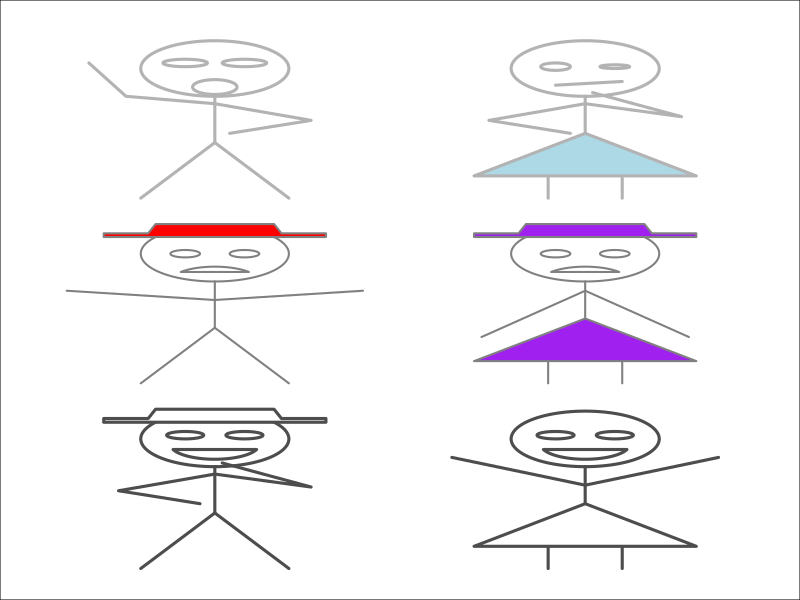
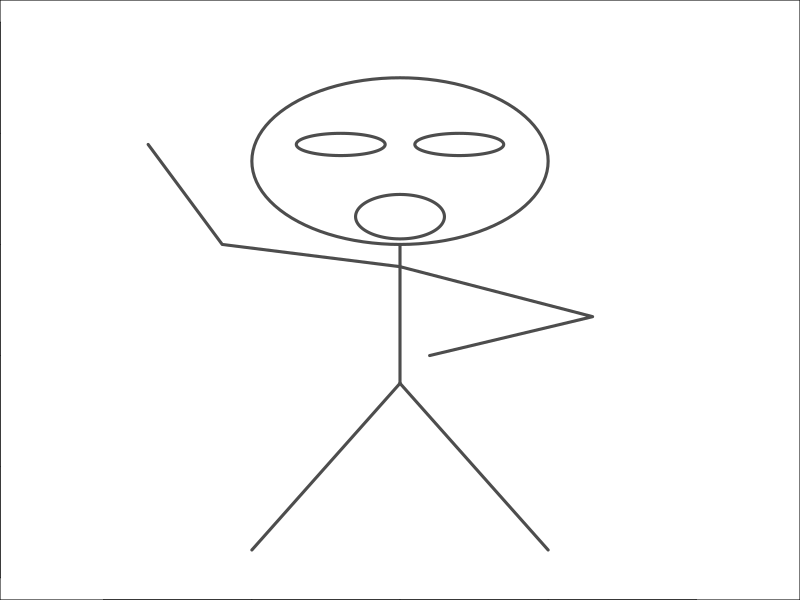

Generate these figures, in order, with R:
# Stick Man/Woman Generating Function

draw.stick <- function(x,y,scale=1,arms="down", 
                       gender="male",lwd=3, clcol="white",
                       face="happy", linecol=gray(.3),
                       hat=NA) {
  # clcol: color of clothes - any color
  # scale: fize of figure
  # x,y left bottom alignment of figure
  # linecol: color of lines - any color
  # lwd: line weight
  
  # Arms: "down", "nuetral", "up", "hip", "wave"
  # Gender: "male", "female"
  # Face: "happy", "sad", "annoyed", "surprised"
  # Hat: plot hat T,F
  
  
  # Set the figure scale, default it 1
  s <- scale/100
  
  # If is undefined then give the man a hat
  if (is.na(hat)) hat<-(gender=="male")
    
  require("plotrix")
  
  # Draw Head
  draw.ellipse(x+50*s,y+75*s,10*s,15*s,lwd=lwd, border=linecol)
  
  if (face=="happy") {
    # Draw eyes
    draw.ellipse(x+46*s,y+77*s,2.5*s,2*s,lwd=lwd, border=linecol)
    draw.ellipse(x+54*s,y+77*s,2.5*s,2*s,lwd=lwd, border=linecol)

    # Draw mouth
    draw.ellipse(x+50*s,y+72*s,6*s,8*s, segment = c(-160,-20),
                  lwd=lwd, border=linecol)
  }
  if (face=="sad")   {
    # Draw eyes
    draw.ellipse(x+46*s,y+75*s,2*s,2*s,lwd=lwd, border=linecol)
    draw.ellipse(x+54*s,y+75*s,2*s,2*s,lwd=lwd, border=linecol)
    
    # Draw mouth
    draw.ellipse(x+50*s,y+60*s,6*s,8*s, segment = c(140,40),
                 lwd=lwd, border=linecol)
  }
  
  if (face=="surprised")   {
    # Draw eyes
    draw.ellipse(x+46*s,y+78*s,3*s,2*s,lwd=lwd, border=linecol)
    draw.ellipse(x+54*s,y+78*s,3*s,2*s,lwd=lwd, border=linecol)
    
    # Draw irises
  #  draw.ellipse(x+46*s,y+78*s,1*s,1*s,lwd=lwd, border=linecol)
  #  draw.ellipse(x+54*s,y+78*s,1*s,1*s,lwd=lwd, border=linecol)
    
    # Draw mouth
    draw.ellipse(x+50*s,y+65*s,3*s,4*s,
                 lwd=lwd, border=linecol)
  }
  
  
  if (face=="annoyed")  {
    # Draw mouth
    lines(c(x+46*s,x+55*s), c(y+66*s,y+68*s),lwd=lwd, col=linecol)
    
    # Draw eyes
    draw.ellipse(x+46*s,y+76*s,2*s,2*s,lwd=lwd, border=linecol)
    draw.ellipse(x+54*s,y+76*s,2*s,1*s,lwd=lwd, border=linecol)
  }
  
  
  
  
  # Draw torso
  lines(c(x+50*s,x+50*s), c(y+35*s,y+60*s),lwd=lwd, col=linecol)
  
  # Draw arms
  if (arms=="down") {
    lines(c(x+50*s,x+36*s), c(y+55*s,y+30*s),lwd=lwd, col=linecol) # Left
    lines(c(x+50*s,x+64*s), c(y+55*s,y+30*s),lwd=lwd, col=linecol) # Right
  }  
  if (arms=="nuetral") {
    lines(c(x+50*s,x+30*s), c(y+50*s,y+55*s),lwd=lwd, col=linecol) # Left
    lines(c(x+50*s,x+70*s), c(y+50*s,y+55*s),lwd=lwd, col=linecol) # Right
  }
  if (arms=="up") {
    lines(c(x+50*s,x+32*s), c(y+50*s,y+65*s),lwd=lwd, col=linecol) # Left
    lines(c(x+50*s,x+68*s), c(y+50*s,y+65*s),lwd=lwd, col=linecol) # Right
  }
  if (arms=="hip") {
    lines(c(x+50*s,x+37*s,x+48*s), c(y+56*s,y+47*s,y+40*s),lwd=lwd, col=linecol) # Left
    lines(c(x+50*s,x+63*s,x+51*s), c(y+56*s,y+49*s,y+62*s),lwd=lwd, col=linecol) # Right
  }
  if (arms=="wave") {
    lines(c(x+50*s,x+38*s,x+33*s), c(y+56*s,y+60*s,y+78*s),lwd=lwd, col=linecol) # Left
    lines(c(x+50*s,x+63*s,x+52*s), c(y+56*s,y+47*s,y+40*s),lwd=lwd, col=linecol) # Right
  }
  
  # Draw male legs
  if (gender=="male") {
    lines(c(x+50*s,x+40*s), c(y+35*s,y+5*s),lwd=lwd, col=linecol)
    lines(c(x+50*s,x+60*s), c(y+35*s,y+5*s),lwd=lwd, col=linecol)
    
  }
  
  # Draw female legs and dress
  if (gender!="male") {
    # Draw legs
    lines(c(x+45*s,x+45*s), c(y+17*s,y+5*s),lwd=lwd, col=linecol)
    lines(c(x+55*s,x+55*s), c(y+17*s,y+5*s),lwd=lwd, col=linecol)
    
    # Draw dress
    polygon(c(x+s*50,x+s*35,x+s*65), 
          c(y+s*40,y+s*17,y+s*17), 
            col=clcol, border=linecol,lwd=lwd)
  }
  
  # Draw hat
  if (hat==T) polygon(
    c(x+35*s,x+65*s,x+65*s,x+59*s,x+58*s,x+42*s,x+41*s,x+35*s),
    c(y+84*s,y+84*s,y+86*s,y+86*s,y+91*s,y+91*s,y+86*s,y+86*s),
    col=clcol, border=linecol,lwd=lwd)
  
}

# Map of stick figures
par(mar = rep(0, 4))

plot(c(.25,1.25), c(0,3), type="n", xaxt='n', yaxt='n', ann=FALSE)

  draw.stick(0,0, arms="hip")
  draw.stick(.5,0, gender="female", arms="up")
  
  draw.stick(0,1, arms="nuetral", lwd=2, linecol=gray(.5), 
             clcol="red", face="sad")
  
  draw.stick(.5,1, gender="female", arms="down", clcol="purple", 
             lwd=2, linecol=gray(.5), face="sad",hat=T)
  
  draw.stick(0,2, arms="wave", linecol=gray(.7),
             clcol="blue", face="surprised",hat=F)
  
  draw.stick(.5,2, gender="female", arms="hip", clcol="light blue", 
             linecol=gray(.7),face="annoyed")

# Solitary annoyed figure
plot(c(.25,.75), c(0,1), type="n")
 draw.stick(0,0, face="surprised", gender="male", 
            arms="wave", hat=F)
